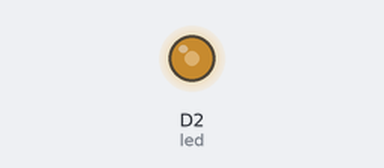
Bench run of a sketch on a simulated ESP8266 (NodeMCU). Parts: output pins drawn as LEDs (lit = HIGH).

Above: at 0.1 s.
Timing chart, 0 to 1.6 s (numbered marks = the images above):
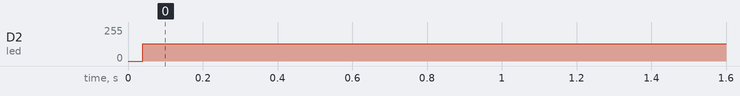

The sketch:

Vibration_Sensor.ino
```cpp
int sensor = D1;
int led = D2;

void setup()
{
  pinMode(sensor,INPUT);
  pinMode(led,OUTPUT);
}

void loop()
{
  int val;

  val = digitalRead(led);

  if(val==0)
  {
    digitalWrite(led,HIGH);
  }

  else
  {
   digitalWrite(led,LOW);
  }
}
```

Measured:
- by itself, D2 (led): 0/255 → 130/255 at 0.04 s
